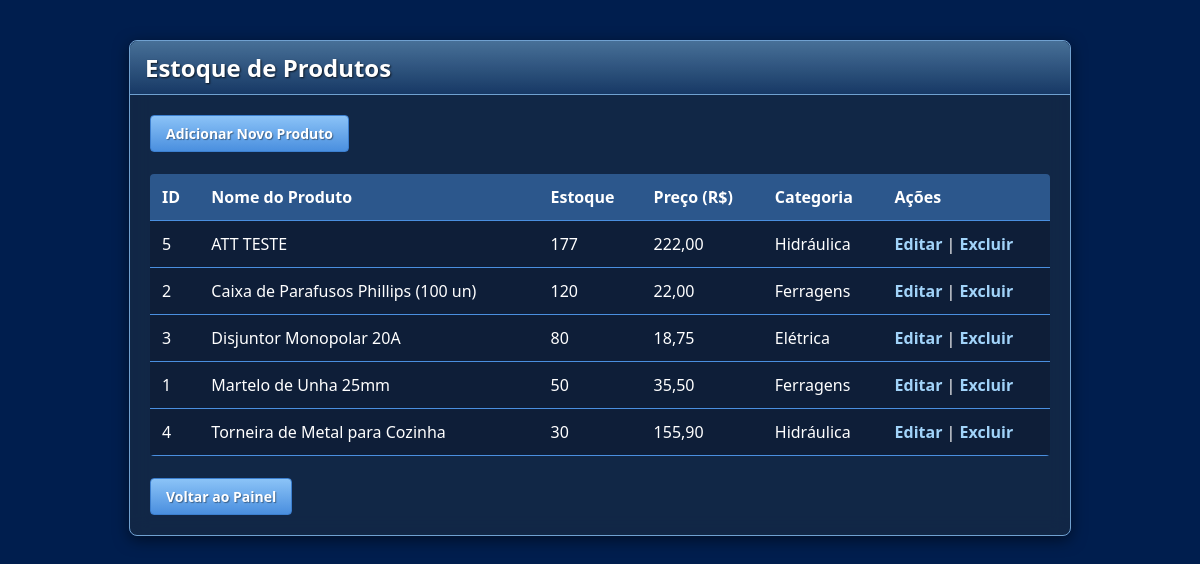
The app's page /?page=produtos (signed in) with its own data.
### tables this page shows
CREATE TABLE `produtos` (
  `id_produto` int(11) NOT NULL,
  `nome_produto` varchar(255) NOT NULL,
  `quantidade_estoque` int(11) NOT NULL DEFAULT 0,
  `preco_unidade` decimal(10,2) NOT NULL,
  `data_cadastro` timestamp NOT NULL DEFAULT current_timestamp(),
  `id_categoria` int(11) NOT NULL
);

CREATE TABLE `categorias` (
  `id_categoria` int(11) NOT NULL,
  `nome_categoria` varchar(100) NOT NULL
);

### app/controllers/ProdutoController.php (called while the page is built, shortened)
<?php
require_once BASE_PATH . '/app/models/ProdutoModel.php';
function listarProdutos($pdo)
{
    $listaDeProdutos = listarTodosProdutos($pdo);
    require_once VIEW_PATH . 'produtos/listar.php';
}

### app/models/ProdutoModel.php (called while the page is built, shortened)
<?php
function listarTodosProdutos($pdo)
{
    $sql = "
        SELECT
            p.id_produto,
            p.nome_produto,
            p.quantidade_estoque,
            p.preco_unidade,
            c.nome_categoria
        FROM
            produtos AS p
        JOIN
            categorias AS c ON p.id_categoria = c.id_categoria
        ORDER BY
            p.nome_produto ASC
    ";
    $stmt = $pdo->query($sql);
    return $stmt->fetchAll(PDO::FETCH_ASSOC);
}

### app/views/produtos/listar.php (the view, shortened to what this page needs)
<!DOCTYPE html>
<html lang="pt-br">
<head>
    <link rel="stylesheet" href="css/style.css">
</head>
<body>
    <div class="container">
        <h1>Estoque de Produtos</h1>
        <a href="?page=produtos_novo" class="btn">Adicionar Novo Produto</a>
        <br><br>
        <table>
            <thead>
                <tr>
                    <th>ID</th>
                    <th>Nome do Produto</th>
                    <th>Estoque</th>
                    <th>Preço (R$)</th>
                    <th>Categoria</th>
                    <th>Ações</th>
                </tr>
            </thead>
            <tbody>
                <?php
                if (!empty($listaDeProdutos)) {
                    foreach ($listaDeProdutos as $produto) {
                        echo "<tr>";
                        echo "<td>" . htmlspecialchars($produto['id_produto']) . "</td>";
                        echo "<td>" . htmlspecialchars($produto['nome_produto']) . "</td>";
                        echo "<td>" . htmlspecialchars($produto['quantidade_estoque']) . "</td>";
                        echo "<td>" . number_format($produto['preco_unidade'], 2, ',', '.') . "</td>";
                        echo "<td>" . htmlspecialchars($produto['nome_categoria']) . "</td>";
                        echo "<td>";
                        echo "<a href='?page=produtos_editar&id=" . $produto['id_produto'] . "'>Editar</a> | ";
                        echo "<a href='?page=produtos_excluir&id=" . $produto['id_produto'] . "' onclick=\"return confirm('Tem certeza que deseja excluir este produto?');\">Excluir</a>";
                        echo "</td>";
                        echo "</tr>";
                    }
                } else {
                    echo "<tr><td colspan='6'>Nenhum produto cadastrado.</td></tr>";
                }
                ?>
            </tbody>
        </table>
        <br>
        <a href="?page=dashboard" class="btn">Voltar ao Painel</a>
    </div>
</body>
</html>

### public/css/style.css (style rules this page uses)
body { background-color: #001e4e; font-family: "Segoe UI", Tahoma, Geneva, Verdana, sans-serif; color: #fff; margin: 0; padding: 20px; }
.container { background: rgba(22, 42, 69, 0.8); border: 1px solid #70a1d0; border-radius: 8px; padding: 20px; margin: 20px auto; max-width: 900px; box-shadow: 0 4px 15px rgba(0, 0, 0, 0.5); backdrop-filter: blur(10px); -webkit-backdrop-filter: blur(10px); }
h1 { font-size: 24px; color: #fff; background: linear-gradient(to bottom, rgba(125, 185, 232, 0.5), rgba(47, 130, 224, 0.2)); padding: 10px 15px; margin: -20px -20px 20px -20px; border-top-left-radius: 8px; border-top-right-radius: 8px; border-bottom: 1px solid #70a1d0; text-shadow: 1px 1px 2px rgba(0, 0, 0, 0.7); }
button, .btn { background: linear-gradient(to bottom, #8bc3f7, #4a8fdf); border: 1px solid #3c7fcf; border-radius: 4px; color: #fff; padding: 8px 15px; font-size: 14px; font-weight: bold; text-shadow: 1px 1px 1px rgba(0, 0, 0, 0.4); cursor: pointer; transition: all 0.2s ease-in-out; text-decoration: none; display: inline-block; }
table { width: 100%; border-collapse: collapse; background-color: rgba(0, 0, 0, 0.2); border-radius: 4px; overflow: hidden; }
th, td { padding: 12px; text-align: left; border-bottom: 1px solid #4a8fdf; }
th { background-color: rgba(74, 143, 223, 0.5); font-size: 16px; }
a { color: #8bc3f7; text-decoration: none; }
table a { color: #a1d3f9; font-weight: bold; }

### records on screen
produtos: id_produto "5", nome_produto "ATT TESTE", quantidade_estoque "177", preco_unidade "222,00", id_categoria.nome_categoria "Hidráulica"
produtos: id_produto "2", nome_produto "Caixa de Parafusos Phillips (100 un)", quantidade_estoque "120", preco_unidade "22,00", id_categoria.nome_categoria "Ferragens"
produtos: id_produto "3", nome_produto "Disjuntor Monopolar 20A", quantidade_estoque "80", preco_unidade "18,75", id_categoria.nome_categoria "Elétrica"
produtos: id_produto "1", nome_produto "Martelo de Unha 25mm", quantidade_estoque "50", preco_unidade "35,50", id_categoria.nome_categoria "Ferragens"
produtos: id_produto "4", nome_produto "Torneira de Metal para Cozinha", quantidade_estoque "30", preco_unidade "155,90", id_categoria.nome_categoria "Hidráulica"
